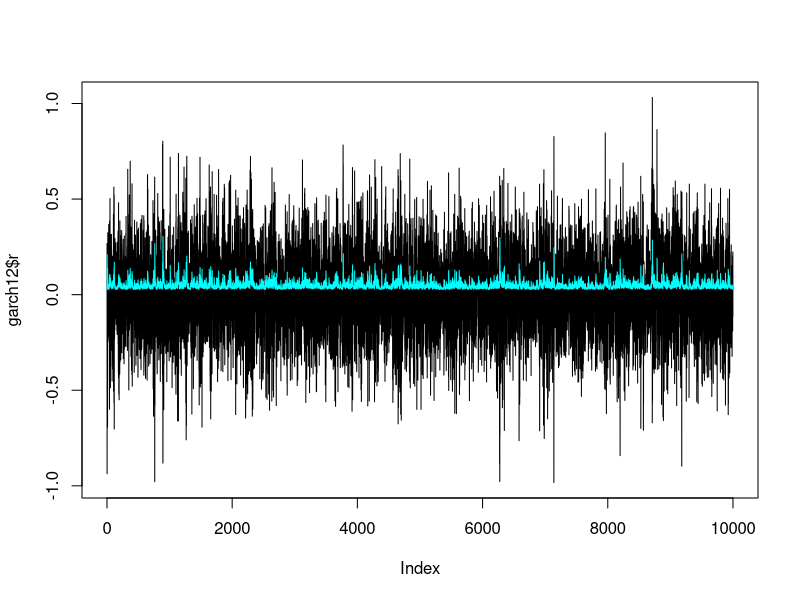

Generate this figure with R: (Note: this script raises an error after producing the figure.)
## ---- chunk 1
library(knitr)
knitr::opts_chunk$set(
  echo = T, tidy=T, message=F, warning=F,
  strip.white=F, # Strips whitespace
  prompt=F, #?
  cache=T, # Cache for quick knit.
  # root.dir = "./subfolder",
  size="scriptsize",
  fig.width=7, 
  fig.height=5, 
  fig.align = "center"
)
## ---- chunk 2
if (F){
  options(error=recover)
  options(error=NULL)
  par(mar=c(5,4,4,2)+0.1) # default margins
}
defaultMargins = par(mar=c(5,4,4,2)+0.1) # default margins
## ---- chunk 3
garchLL = function(params, r, p=1, q=0){
  
  n = length(r)
  m = max(p,q)
  
  alpha = exp(params[1:(p+1)])
  if (q==0){beta = 0}
  else {beta = exp(params[-(1:(p+1))]) }
  
  # initialize variance and set first m values
  sigma_sq = numeric(n)
  sigma_sq[1:m] = t(alpha) %*% c(1,r[p:1]^2) # should they be zero?
  # sigma_sq[1:m] = 0 # says so above eq. (5.52)
  
  # Iteratively compute each variance
  for (t in (m+1):n){
    sigma_sq[t] = sum(alpha * c(1,r[(t-1):(t-p)]^2)) + sum(beta*sigma_sq[(t-1):(t-q)]) 
  }
  ll = sum(log(sigma_sq) + r^2/sigma_sq)
  return(ll)
}
## ---- chunk 4
sigmaForecast = function(mod){
  n = mod$n
  m = mod$m
  p = mod$p
  r = mod$r
  
  alpha = mod$estim[1:(p+1)]
  if (mod$q==0){beta = 0; q=1} # If ARCH(p) model
  else{beta = mod$estim[-(1:(p+1))]; q = mod$q}
  
  sf = numeric(n) # sigma squared forecasts
  # sf[1:p] = sum(alpha*c(1,r[p:1]^2))
  # sf[1:q] = 0
  # sf[1:m] = alpha[1]/(1-sum(c(alpha, beta))) # GPT
  sf[1:m] = sum(alpha*c(1,r[1:p]^2)) # used in sim test
  
  for (t in (m+1):n){
    sf[t] = sum(alpha * c(1,r[(t-1):(t-p)]^2)) + sum(beta*sf[(t-1):(t-q)])
    if(is.na(sf[t])){browser()}
  }
  return(sf)
}

# TODO: make garch function
garch = function(r, p=1, q=0, init=c(0.1,0.1)){
  n = length(r)
  
  alpha = init[1:(p+1)]
  if (q==0){beta = 0; q=1} # If ARCH(p) model
  else{beta = init[-(1:(p+1))]; q = q}
  
  estim = exp(optim(par = log(init), fn = garchLL, r = r, p=p, q=q, method = "BFGS")$par)
  
  mod = list(
    p = p,
    q = q,
    n = n,
    m = max(p,q),
    init = init,
    estim = estim,
    r=r
  )
  
  mod$sigmaForecast = sigmaForecast(mod)
  return(mod)
  
}

modResults = function(mod, main="", plot=T){
  # print(rbind(estim = mod$estim, init = mod$init))
  if (plot){
    plot(mod$r, type="l", main=main)
    lines(mod$sigmaForecast, col="cyan")
  }
}
## ---- chunk 5
testModel = function(mod){
  n = mod$n
  m = mod$m
  p = mod$p
  
  alpha = mod$paramSim[1:(p+1)]
  if (mod$q==0){beta = 0; q=1}
  else{beta = mod$paramSim[-(1:(p+1))]; q = mod$q}
  
  r = numeric(n)
  r[1:m] = rnorm(m)
  sigma_sq = numeric(n)
  sigma_sq[1:m] = sum(alpha*c(1,r[1:p]^2))
  # sigma_sq[1:m] = alpha[1]/(1-sum(c(alpha, beta))) # GPT
  
  # browser()
  for (t in (m + 1):n){
    sigma_sq[t] = sum(alpha*c(1,r[(t-1):(t-p)]^2)) + sum(beta*sigma_sq[(t-1):(t-q)])
    r[t] = rnorm(1, sd=sqrt(sigma_sq[t]))
  }
  # browser()
  # estimation
  estim = exp(optim(par = log(mod$init), fn = garchLL, r = r, p=p, q=q, method = "BFGS")$par)
  comparison = (rbind(real = mod$paramSim, estim = estim, init = mod$init))
  return(list(r = r, estim = estim, comparison = comparison))
}


## ---- chunk 6
set.seed(420)
arch1 = list(
  p = 1, 
  q= 0,
  m= 1,
  n = 1e4,
  init = rep(0.1,2),
  paramSim = c(0.01, 0.2)
)


testResult = testModel(arch1)
testResult$comparison

# qqnorm(testResult$r)
# plot(testResult$r)
## ---- chunk 7
set.seed(420)
garch12 = list(
  p = 1, 
  q= 2,
  m= 2,
  n = 1e4,
  init = rep(0.1,4),
  paramSim = c(0.01, 0.2, 0.1, 0.5)
)


testResult = testModel(garch12)
garch12$estim = testResult$estim
round(testResult$comparison,3)

garch12$r = testResult$r
garch12$sigmaForecast = sigmaForecast(garch12)
plot(garch12$r, type = "l")
lines(garch12$sigmaForecast, col="cyan")
## ---- chunk 8
df <- read.csv('projectdata.csv', header = T, sep=";", dec=",", stringsAsFactors=FALSE)


# qqnorm(r)
# plot(r, type = "l")
## ---- chunk 9
# make data to fit
fit = lm(Inflation~Unemployed+Consumption+InterestRate, data = df)
r = df$Inflation - fit$fitted.values
d = diff(df$Inflation)
par(mfrow=c(2,1))
# inflation - regression
garch12regr = garch(r, p=1, q=2, init=rep(0.1, 1+2+1))
modResults(garch12regr, main="garch(1,2) on regression")

# diff inflation
garch12 = garch(d, p=1, q=2, init=rep(0.1, 1+2+1))
modResults(garch12, "garch(1,2) on diff")
par(mfrow=c(1,1))
## ---- chunk 10
par(mfrow=c(3,2))
arch1regr = garch(r, p=1, q=0, init=rep(0.1, 2))
modResults(arch1regr, main="arch(1) on inflation - regression")

arch1d = garch(d, p=1, q=0, init=rep(0.1, 2))
modResults(arch1d, main = "arch(1) on diff(inflation)")

arch2regr = garch(r, p=2, q=0, init=rep(0.1, 3))
modResults(arch2regr, main="arch(2) on inflation - regression")

arch2d = garch(d, p=2, q=0, init=rep(0.1, 3))
modResults(arch2d, "arch(2) on diff(inflation)")

arch10regr = garch(r, p=10, q=0, init=rep(0.1, 11))
modResults(arch10regr, main="arch(10) on inflation - regression")

arch10d = garch(d, p=10, q=0, init=rep(0.1, 11))
modResults(arch10d, "arch(10) on diff(inflation)")
par(mfrow=c(1,1))

list(
arch1regr = arch1regr$estim,
arch1d = arch1d$estim,
arch2regr = arch2regr$estim,
arch2d = arch2d$estim,
arch10regr = arch10regr$estim,
arch10d = arch10d$estim
)

